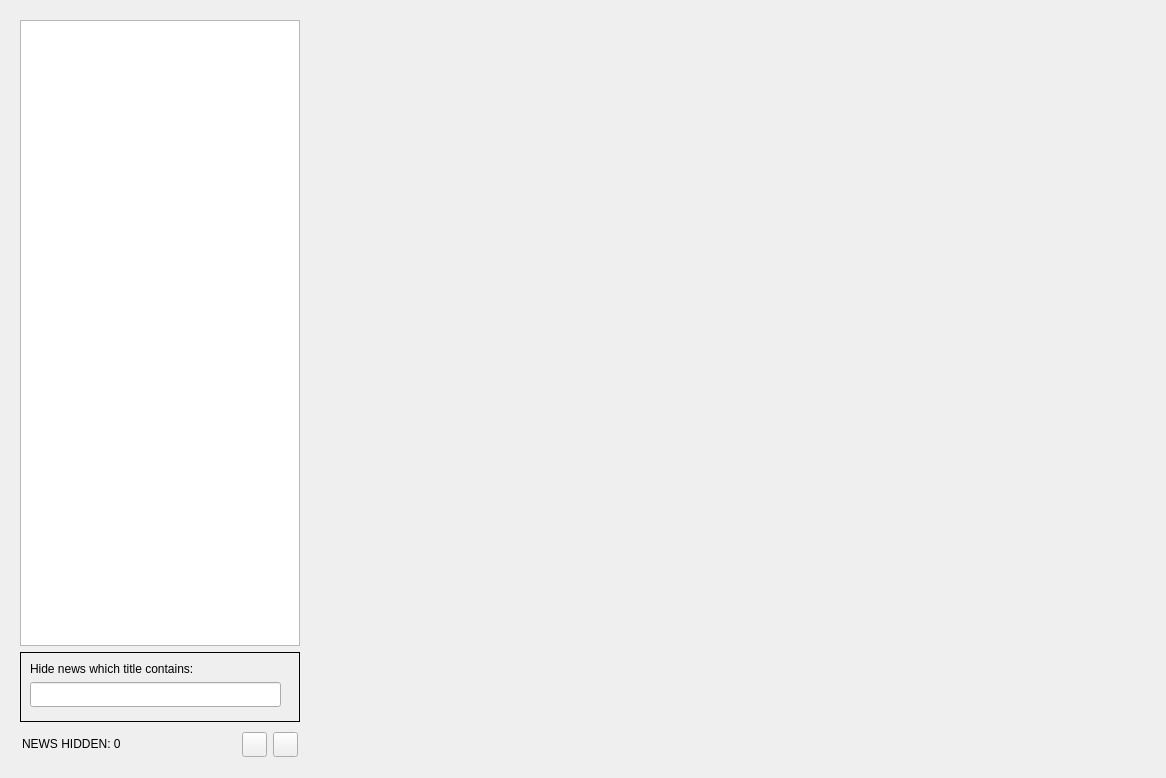
<?xml version="1.0" encoding="UTF-8"?>
<ui version="4.0">
 <class>Form</class>
 <widget class="QWidget" name="Form">
  <property name="geometry">
   <rect>
    <x>0</x>
    <y>0</y>
    <width>1166</width>
    <height>778</height>
   </rect>
  </property>
  <property name="windowTitle">
   <string>Form</string>
  </property>
  <layout class="QGridLayout" name="gridLayout">
   <item row="0" column="0">
    <widget class="QFrame" name="frame">
     <property name="sizePolicy">
      <sizepolicy hsizetype="Preferred" vsizetype="Preferred">
       <horstretch>0</horstretch>
       <verstretch>0</verstretch>
      </sizepolicy>
     </property>
     <property name="frameShape">
      <enum>QFrame::Shape::NoFrame</enum>
     </property>
     <property name="frameShadow">
      <enum>QFrame::Shadow::Raised</enum>
     </property>
     <layout class="QHBoxLayout" name="horizontalLayout">
      <item>
       <widget class="QFrame" name="frame_2">
        <property name="minimumSize">
         <size>
          <width>280</width>
          <height>0</height>
         </size>
        </property>
        <property name="frameShape">
         <enum>QFrame::Shape::NoFrame</enum>
        </property>
        <property name="frameShadow">
         <enum>QFrame::Shadow::Raised</enum>
        </property>
        <layout class="QVBoxLayout" name="verticalLayout">
         <property name="leftMargin">
          <number>0</number>
         </property>
         <property name="topMargin">
          <number>0</number>
         </property>
         <property name="rightMargin">
          <number>0</number>
         </property>
         <property name="bottomMargin">
          <number>0</number>
         </property>
         <item>
          <widget class="QListWidget" name="newsList">
           <property name="sizePolicy">
            <sizepolicy hsizetype="Preferred" vsizetype="Minimum">
             <horstretch>0</horstretch>
             <verstretch>0</verstretch>
            </sizepolicy>
           </property>
           <property name="minimumSize">
            <size>
             <width>280</width>
             <height>0</height>
            </size>
           </property>
          </widget>
         </item>
         <item>
          <widget class="QFrame" name="settingsFrame">
           <property name="maximumSize">
            <size>
             <width>16777215</width>
             <height>70</height>
            </size>
           </property>
           <property name="frameShape">
            <enum>QFrame::Shape::Panel</enum>
           </property>
           <property name="frameShadow">
            <enum>QFrame::Shadow::Plain</enum>
           </property>
           <widget class="QLineEdit" name="hideNewsEdit">
            <property name="geometry">
             <rect>
              <x>10</x>
              <y>30</y>
              <width>251</width>
              <height>25</height>
             </rect>
            </property>
            <property name="minimumSize">
             <size>
              <width>25</width>
              <height>0</height>
             </size>
            </property>
           </widget>
           <widget class="QLabel" name="hideNewsLabel">
            <property name="geometry">
             <rect>
              <x>10</x>
              <y>10</y>
              <width>200</width>
              <height>13</height>
             </rect>
            </property>
            <property name="minimumSize">
             <size>
              <width>200</width>
              <height>0</height>
             </size>
            </property>
            <property name="text">
             <string>Hide news which title contains:</string>
            </property>
           </widget>
          </widget>
         </item>
         <item>
          <widget class="QFrame" name="frame_3">
           <property name="maximumSize">
            <size>
             <width>16777215</width>
             <height>30</height>
            </size>
           </property>
           <property name="frameShape">
            <enum>QFrame::Shape::NoFrame</enum>
           </property>
           <property name="frameShadow">
            <enum>QFrame::Shadow::Raised</enum>
           </property>
           <layout class="QHBoxLayout" name="horizontalLayout_2">
            <property name="leftMargin">
             <number>2</number>
            </property>
            <property name="topMargin">
             <number>4</number>
            </property>
            <property name="rightMargin">
             <number>2</number>
            </property>
            <property name="bottomMargin">
             <number>2</number>
            </property>
            <item>
             <widget class="QLabel" name="totalHidden">
              <property name="text">
               <string>NEWS HIDDEN: 0</string>
              </property>
             </widget>
            </item>
            <item>
             <widget class="QPushButton" name="showAllButton">
              <property name="minimumSize">
               <size>
                <width>25</width>
                <height>25</height>
               </size>
              </property>
              <property name="maximumSize">
               <size>
                <width>25</width>
                <height>25</height>
               </size>
              </property>
              <property name="toolTip">
               <string>Show all</string>
              </property>
              <property name="text">
               <string/>
              </property>
              <property name="iconSize">
               <size>
                <width>24</width>
                <height>24</height>
               </size>
              </property>
             </widget>
            </item>
            <item>
             <widget class="QPushButton" name="newsSettings">
              <property name="minimumSize">
               <size>
                <width>25</width>
                <height>25</height>
               </size>
              </property>
              <property name="maximumSize">
               <size>
                <width>25</width>
                <height>25</height>
               </size>
              </property>
              <property name="text">
               <string/>
              </property>
              <property name="iconSize">
               <size>
                <width>20</width>
                <height>20</height>
               </size>
              </property>
             </widget>
            </item>
           </layout>
          </widget>
         </item>
        </layout>
       </widget>
      </item>
      <item>
       <widget class="QStackedWidget" name="stackedWidget">
        <property name="currentIndex">
         <number>0</number>
        </property>
        <widget class="QWidget" name="page"/>
        <widget class="QWidget" name="page_2">
         <layout class="QVBoxLayout" name="verticalLayout_5">
          <item>
           <widget class="QFrame" name="frame_4">
            <property name="sizePolicy">
             <sizepolicy hsizetype="Expanding" vsizetype="Expanding">
              <horstretch>0</horstretch>
              <verstretch>0</verstretch>
             </sizepolicy>
            </property>
            <property name="frameShape">
             <enum>QFrame::Shape::Box</enum>
            </property>
            <property name="frameShadow">
             <enum>QFrame::Shadow::Plain</enum>
            </property>
            <property name="lineWidth">
             <number>2</number>
            </property>
            <layout class="QGridLayout" name="gridLayout_2">
             <item row="0" column="0">
              <layout class="QVBoxLayout" name="verticalLayout_3">
               <item>
                <widget class="QLabel" name="newsTitleLabel">
                 <property name="font">
                  <font>
                   <family>Arial</family>
                   <pointsize>20</pointsize>
                   <bold>true</bold>
                  </font>
                 </property>
                 <property name="text">
                  <string/>
                 </property>
                 <property name="textFormat">
                  <enum>Qt::TextFormat::RichText</enum>
                 </property>
                 <property name="alignment">
                  <set>Qt::AlignmentFlag::AlignCenter</set>
                 </property>
                 <property name="wordWrap">
                  <bool>true</bool>
                 </property>
                </widget>
               </item>
               <item>
                <widget class="QFrame" name="frame_5">
                 <property name="frameShape">
                  <enum>QFrame::Shape::HLine</enum>
                 </property>
                 <property name="frameShadow">
                  <enum>QFrame::Shadow::Plain</enum>
                 </property>
                 <property name="lineWidth">
                  <number>2</number>
                 </property>
                </widget>
               </item>
               <item>
                <spacer name="verticalSpacer_2">
                 <property name="orientation">
                  <enum>Qt::Orientation::Vertical</enum>
                 </property>
                 <property name="sizeType">
                  <enum>QSizePolicy::Policy::Minimum</enum>
                 </property>
                 <property name="sizeHint" stdset="0">
                  <size>
                   <width>20</width>
                   <height>40</height>
                  </size>
                 </property>
                </spacer>
               </item>
               <item>
                <layout class="QHBoxLayout" name="horizontalLayout_4" stretch="1,1">
                 <property name="spacing">
                  <number>12</number>
                 </property>
                 <item>
                  <layout class="QHBoxLayout" name="horizontalLayout_3">
                   <item>
                    <spacer name="horizontalSpacer_2">
                     <property name="orientation">
                      <enum>Qt::Orientation::Horizontal</enum>
                     </property>
                     <property name="sizeHint" stdset="0">
                      <size>
                       <width>40</width>
                       <height>20</height>
                      </size>
                     </property>
                    </spacer>
                   </item>
                   <item>
                    <widget class="QLabel" name="imageLabel">
                     <property name="frameShape">
                      <enum>QFrame::Shape::Box</enum>
                     </property>
                     <property name="text">
                      <string/>
                     </property>
                     <property name="alignment">
                      <set>Qt::AlignmentFlag::AlignCenter</set>
                     </property>
                    </widget>
                   </item>
                   <item>
                    <spacer name="horizontalSpacer">
                     <property name="orientation">
                      <enum>Qt::Orientation::Horizontal</enum>
                     </property>
                     <property name="sizeHint" stdset="0">
                      <size>
                       <width>40</width>
                       <height>20</height>
                      </size>
                     </property>
                    </spacer>
                   </item>
                  </layout>
                 </item>
                 <item>
                  <layout class="QVBoxLayout" name="verticalLayout_4">
                   <property name="spacing">
                    <number>0</number>
                   </property>
                   <item>
                    <widget class="QLabel" name="bodyLabel">
                     <property name="font">
                      <font>
                       <family>Arial</family>
                       <pointsize>12</pointsize>
                      </font>
                     </property>
                     <property name="text">
                      <string/>
                     </property>
                     <property name="textFormat">
                      <enum>Qt::TextFormat::RichText</enum>
                     </property>
                     <property name="wordWrap">
                      <bool>true</bool>
                     </property>
                     <property name="textInteractionFlags">
                      <set>Qt::TextInteractionFlag::TextBrowserInteraction</set>
                     </property>
                    </widget>
                   </item>
                   <item>
                    <widget class="QPushButton" name="newsLinkButton">
                     <property name="sizePolicy">
                      <sizepolicy hsizetype="Preferred" vsizetype="Fixed">
                       <horstretch>0</horstretch>
                       <verstretch>0</verstretch>
                      </sizepolicy>
                     </property>
                     <property name="text">
                      <string>Open in your WebBrowser</string>
                     </property>
                    </widget>
                   </item>
                  </layout>
                 </item>
                </layout>
               </item>
               <item>
                <spacer name="verticalSpacer">
                 <property name="orientation">
                  <enum>Qt::Orientation::Vertical</enum>
                 </property>
                 <property name="sizeHint" stdset="0">
                  <size>
                   <width>20</width>
                   <height>40</height>
                  </size>
                 </property>
                </spacer>
               </item>
              </layout>
             </item>
            </layout>
           </widget>
          </item>
         </layout>
        </widget>
       </widget>
      </item>
     </layout>
    </widget>
   </item>
  </layout>
 </widget>
 <resources/>
 <connections/>
</ui>
